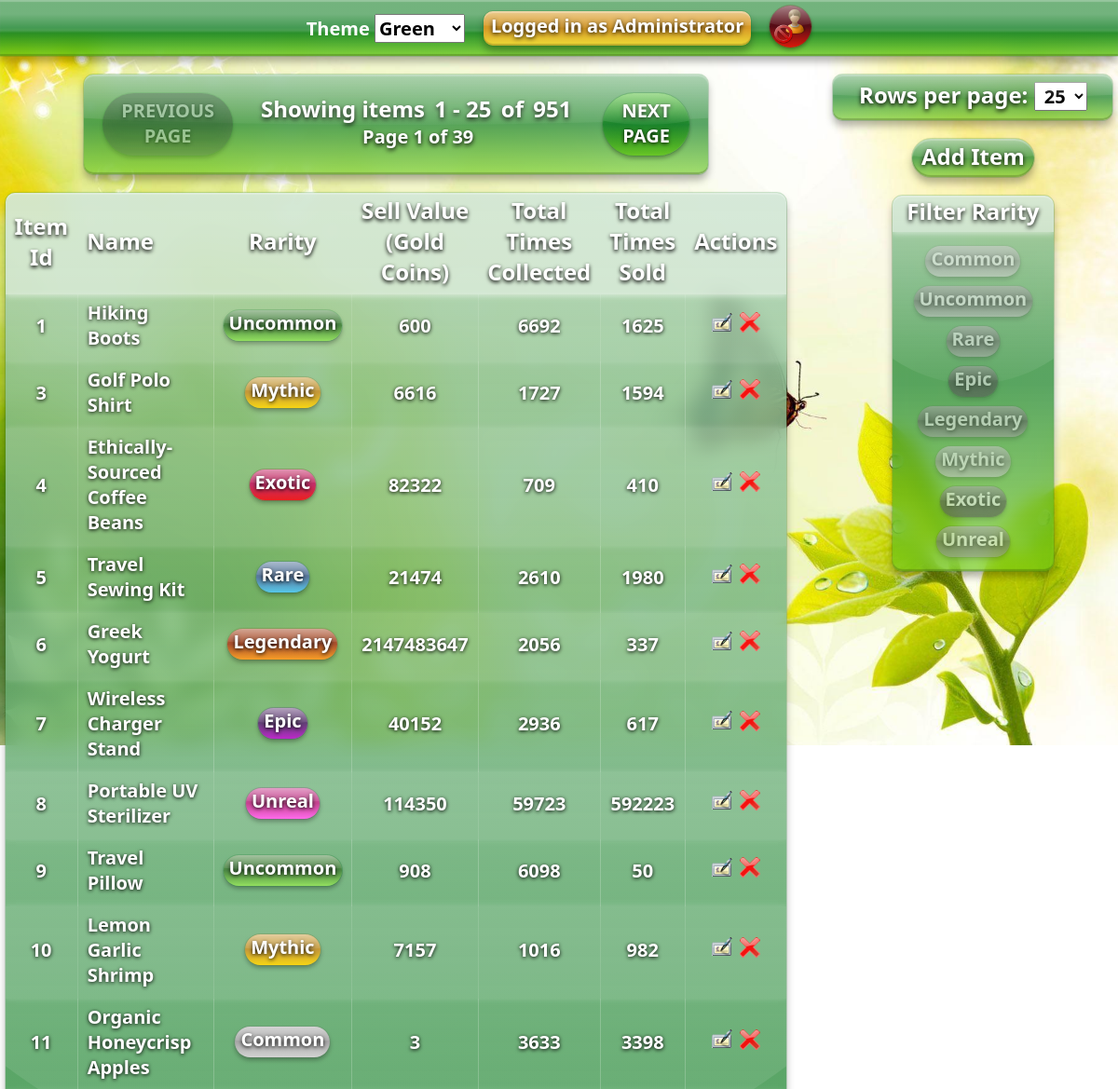
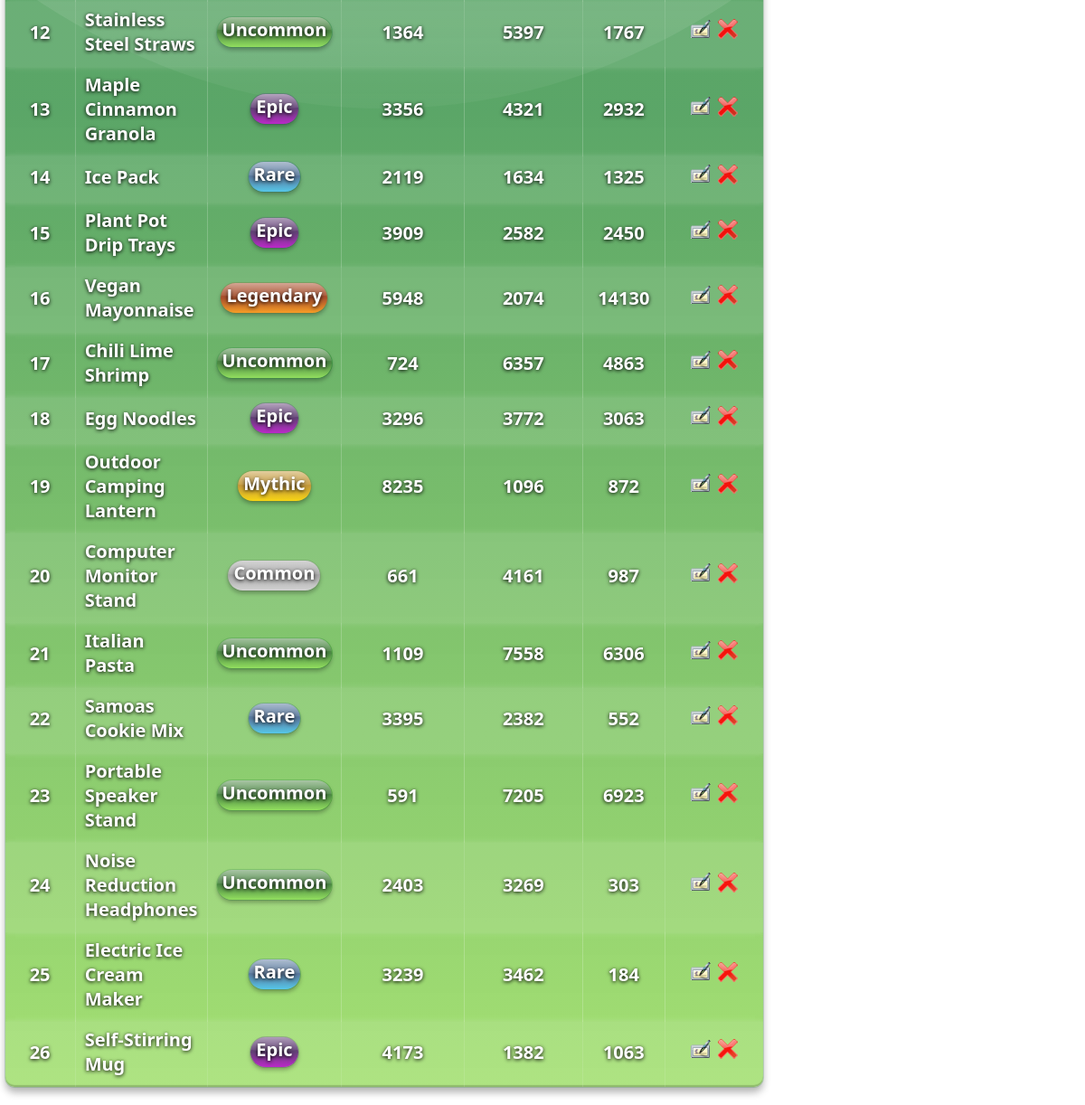
The page /website/items_table.php (signed in) on the database its author committed (2 pictures, top to bottom).
### tables this page shows
CREATE TABLE `users` (
  `user_id` int(10) NOT NULL,
  `user_username` varchar(20) NOT NULL,
  `user_password` varchar(50) NOT NULL,
  `user_display_name` varchar(30) NOT NULL,
  `user_access_level` int(3) NOT NULL
);

CREATE TABLE `items` (
  `item_id` int(11) NOT NULL,
  `item_name` varchar(50) DEFAULT NULL,
  `item_description` varchar(50) DEFAULT NULL,
  `item_rarity` varchar(9) DEFAULT NULL,
  `item_sell_value` int(11) DEFAULT NULL,
  `item_total_times_collected` int(11) DEFAULT NULL,
  `item_total_times_sold` int(11) DEFAULT NULL
);

### website/operations/user/get_user.php (called while the page is built, shortened)
<?php
    include('../chris_blue/inc/dbconnect.php');
    if(isset($_COOKIE['user'])) {
        $username = htmlspecialchars($_COOKIE['user'], ENT_QUOTES, 'UTF-8');
        $user_sql = "SELECT * FROM users WHERE user_username = ?";
        $user_stmt = $dbconnect->prepare($user_sql);
        $user_stmt->bind_param('s', $username);
        $user_stmt->execute();
        $user_result = $user_stmt->get_result();
        if (mysqli_num_rows($user_result) > 0) {
            while($row = mysqli_fetch_assoc($user_result)) {
                $user_display_name = $row['user_display_name'];
                $user_access_level = $row['user_access_level'];
            }
        }
    }
?>

### website/items_table.php (the view, shortened to what this page needs)
<?php
    include("inc/dbconnect.php");
    $num_of_rows = isset($_SESSION['num_of_rows']) ? filter_var($_SESSION['num_of_rows'], FILTER_SANITIZE_NUMBER_INT) : 25;
	$rarities = isset($_SESSION['rarities']) ? $_SESSION['rarities'] : array();
	$rarity_placeholders = (count($rarities) > 0 ? '?' : '') . (count($rarities) > 1 ? str_repeat(', ?', count($rarities) - 1) : '');
	$table_paramtypes = str_repeat('s', count($rarities));
	$table_paramtypes_limit = $table_paramtypes . 'ii';
	$table_bindparams = $rarities;
	$table_bindparams_limit = $table_bindparams;
	array_push($table_bindparams_limit, $num_of_rows);
	if ($rarity_placeholders != "") {
		$sql = "SELECT COUNT(*) as count FROM items WHERE item_rarity IN ($rarity_placeholders)";
	}
	else {
		$sql = "SELECT COUNT(*) as count FROM items";
	}
	$stmt = $dbconnect -> prepare($sql);
	$stmt -> execute();
	$result = $stmt -> get_result();
	$total_items = mysqli_fetch_assoc($result)['count'];
	$current_page = max(isset($_GET['page']) ? (int)$_GET['page'] : 1, 1);
	$offset = ($current_page - 1) * $num_of_rows;
	$total_pages = ceil($total_items / $num_of_rows);
	array_push($table_bindparams_limit, $offset);
	if ($rarity_placeholders != "") {
		$table_sql = "SELECT * FROM items WHERE item_rarity IN ($rarity_placeholders) LIMIT ? OFFSET ?";
	}
	else {
		$table_sql = "SELECT * FROM items LIMIT ? OFFSET ?";
	}
    $stmt = $dbconnect -> prepare($table_sql);
	$stmt -> bind_param($table_paramtypes_limit, ...$table_bindparams_limit);
    $stmt -> execute();
    $table_limit_result = $stmt -> get_result();
?>
<!DOCTYPE html>
<html>
    <head>
        <link rel="stylesheet" type="text/css" href="css/styles.css">
        <link rel="stylesheet" type="text/css" href="css/themes.css">
    </head>
	<body>
		<?php include($_SERVER['DOCUMENT_ROOT'] . "/chris_blue/inc/navigation.php"); ?>
        <div class="background"></div>
        <main>
			<div class="table">
				<div class="frutiger-tile pagination">
					<div class="pagination-button" style="justify-content: right">
						<a <?php if ($current_page > 1) { echo 'href="?page=' . $current_page - 1 . '"'; } ?> class="frutiger-tile <?php if ($current_page <= 1) { echo 'disabled'; } ?>" draggable="false">PREVIOUS PAGE</a>
					</div>
					<h1>Showing items <span class="num"><?php echo 1 + $offset; ?> - <?php echo mysqli_num_rows($table_limit_result) + $offset; ?></span> of <span class="num"><?php echo $total_items ?></span>
						<span class="page">Page <?php echo $current_page; ?> of <?php echo $total_pages ?></span>
					</h1>
					<div class="pagination-button" style="justify-content: left">
						<a <?php if ($current_page < $total_pages) { echo 'href="?page=' . $current_page + 1 . '"'; } ?> class="frutiger-tile <?php if ($current_page >= $total_pages) { echo 'disabled'; } ?>" draggable="false">NEXT PAGE</a>
					</div>
				</div>
				<table class="frutiger-tile">
					<tr>
						<th style="text-align: center">Item<br>Id</th>
						<th>Name</th>
						<th style="text-align: center">Rarity</th>
						<th style="text-align: center">Sell Value<br>(Gold Coins)</th>
						<th style="text-align: center">Total Times<br>Collected</th>
						<th style="text-align: center">Total Times<br>Sold</th>
						<?php if ($user_access_level == -1): ?>
						<th style="text-align: center">Actions</th>
						<?php endif ?>
					</tr>
					<?php
						if (mysqli_num_rows($table_limit_result) > 0) {
							while ($row = mysqli_fetch_assoc($table_limit_result)) { ?>
							<tr id="item_row_<?php echo $row['item_id'] ?>">
								<td class="item-id" style="text-align: center"><?php echo $row['item_id'] ?></td>
								<td class="item-name item-display"><?php echo $row['item_name'] ?></td>
								<td class="rarity item-display"><span class="frutiger-tile <?php echo $row['item_rarity'] ?>"><?php echo $row['item_rarity'] ?></span></td>
								<td class="item-sell-value item-display" style="text-align: center"><?php echo $row['item_sell_value'] ?></td>
								<td class="item-total-times-collected item-display" style="text-align: center"><?php echo $row['item_total_times_collected'] ?></td>
								<td class="item-total-times-sold item-display" style="text-align: center"><?php echo $row['item_total_times_sold'] ?></td>
								<?php if ($user_access_level == -1): ?>
								<td class="admin-actions item-display" style="text-align: center">
									<button style="background-image: url('images/icons/edit.png')" title="Edit Item"
										onclick="EditItem(<?php echo $row['item_id'] ?>, {
											'name': '<?php echo $row['item_name'] ?>',
											'rarity': '<?php echo $row['item_rarity'] ?>',
											'sell_value': <?php echo $row['item_sell_value'] ?>,
											'times_collected': <?php echo $row['item_total_times_collected'] ?>,
											'times_sold': <?php echo $row['item_total_times_sold'] ?>
										})">
									</button>
									<button style="background-image: url('images/icons/delete.png')" title="Delete Item"
										onclick="ConfirmationPopup('Are you sure?', 'This will permanently delete Item ID <?php echo $row['item_id'] ?> (\'<?php echo $row['item_name'] ?>\') from the database.', 'delete_item', {'itemId': <?php echo $row['item_id'] ?>})">
									</button>
								</td>
								<?php endif ?>
							</tr>
							<?php }
						}
					?>
				</table>
			</div>
			<div class="charts">
				<div class="frutiger-tile stats">
					<h1>Rows per page: <form action="items_table.php" method="post" id="rows" style="display: inline">
							<select name="num_of_rows" form="rows" onchange="this.form.submit()" >
								<option value="25" <?php if ($num_of_rows == 25): ?>selected<?php endif ?>>25</option>
							</select>
						</form>
					</h1>
				</div>
				<div class="table-buttons">
					<button class="frutiger-tile" id="table-add-item" onclick="ShowAddItem()">
						Add Item
					</button>
				</div>
				<div class="frutiger-tile filters">
					<h1>Filter Rarity</h1>
					<form action="items_table.php" method="post" class="rarity-list">
						<?php
							$rarities_sql = "SELECT DISTINCT item_rarity FROM items";
							$rarities_stmt = $dbconnect -> prepare($rarities_sql);
							$rarities_stmt -> execute();
							$rarities_result = $rarities_stmt -> get_result();
							if (mysqli_num_rows($rarities_result) > 0) {
								$rarityOrder = ['Common', 'Uncommon', 'Rare', 'Epic', 'Legendary', 'Mythic', 'Exotic', 'Unreal'];
								while ($row = mysqli_fetch_assoc($rarities_result)) {
									if (in_array($row['item_rarity'], $rarityOrder)) { ?>
										<button name="rarity" value="<?php echo $row['item_rarity']; ?>" style="order: <?php echo array_search($row['item_rarity'], $rarityOrder) ?>" class="frutiger-tile rarity <?php echo $row['item_rarity']; ?> <?php if(!in_array($row['item_rarity'], $rarities)) echo "not-selected"; ?>"><?php echo $row['item_rarity']; ?></button>
									<?php }
								}
							}
						?>
					</form>
				</div>
			</div>
        </main>
    </body>
</html>

### website/inc/navigation.php (shortened to what this page needs)
<?php
    include("../chris_blue/operations/user/get_user.php");
?>
<nav class="frutiger-menu">
    <div class="container">
        <div class="theme">
            <label>Theme
                <select id="theme">
                    <option value="green" selected>Green</option>
                </select>
            </label>
        </div>
        <?php if (isset($_COOKIE['user'])): ?>
        <a href="user.php" class="user frutiger-tile" draggable="false">Logged in as <span><?php echo $user_display_name ?></span></a>
        <form action="/chris_blue/operations/user/logout.php" method="post" id="logout">
            <button class="logout frutiger-tile" form="logout">
                <?php if ($_COOKIE['user'] == 'chrisblue'): ?>
                <img src="/chris_blue/images/icons/chris_blue.jpg" id="chris_blue" draggable="false">
                <?php else: ?>
                <img src="/chris_blue/images/icons/gameux_212-9.png" draggable="false">
                <?php endif ?>
            </button>
        </form>
        <?php endif ?>
    </div>
</nav>

### website/css/themes.css (style rules this page uses)
:root { --frutiger-tile-grad: linear-gradient(rgba(167, 167, 167, 0.7) 50%, rgba(228, 228, 228, 0.6)); --frutiger-menu-grad: linear-gradient(rgba(167, 167, 167, 1) 50%, rgba(228, 228, 228, 0.8)); --frutiger-button-grad: linear-gradient(rgba(220, 220, 220, 0.8), rgba(167, 167, 167, 0.8), rgba(228, 228, 228, 0.7)); --frutiger-outline: 1px solid rgba(161, 161, 161, 0.2); --frutiger-glossy-grad: linear-gradient(10deg, rgba(230, 230, 230, 0.5), rgba(200, 200, 200, 0.5)); --popup-bg: rgba(0, 0, 0, 0.5); }
.green { --frutiger-bg: url('../images/backgrounds/asadal_stock_4.jpg'); --frutiger-tile-grad: linear-gradient(rgba(21, 128, 39, 0.7) 50%, rgba(103, 202, 21, 0.6)); --frutiger-menu-grad: linear-gradient(rgba(21, 128, 39, 1) 50%, rgba(103, 202, 21, 0.8)); --frutiger-button-grad: linear-gradient(rgba(56, 184, 17, 0.8), rgba(21, 128, 39, 0.8), rgba(103, 202, 21, 0.7)); --frutiger-outline: 1px solid rgba(21, 128, 39, 0.2); --frutiger-glossy-grad: linear-gradient(10deg, rgba(103, 202, 21, 0.5), rgba(21, 128, 39, 0.5)); }

### rows shown on the page
users: user_display_name "Administrator"
items: item_id "1", item_name "Hiking Boots", item_rarity "Uncommon", item_sell_value "600", item_total_times_collected "6692", item_total_times_sold "1625"
items: item_id "3", item_name "Golf Polo Shirt", item_rarity "Mythic", item_sell_value "6616", item_total_times_collected "1727", item_total_times_sold "1594"
items: item_id "4", item_name "Ethically-Sourced Coffee Beans", item_rarity "Exotic", item_sell_value "82322", item_total_times_collected "709", item_total_times_sold "410"
items: item_id "5", item_name "Travel Sewing Kit", item_rarity "Rare", item_sell_value "21474", item_total_times_collected "2610", item_total_times_sold "1980"
items: item_id "6", item_name "Greek Yogurt", item_rarity "Legendary", item_sell_value "2147483647", item_total_times_collected "2056", item_total_times_sold "337"
items: item_id "7", item_name "Wireless Charger Stand", item_rarity "Epic", item_sell_value "40152", item_total_times_collected "2936", item_total_times_sold "617"
items: item_id "8", item_name "Portable UV Sterilizer", item_rarity "Unreal", item_sell_value "114350", item_total_times_collected "59723", item_total_times_sold "592223"
items: item_id "9", item_name "Travel Pillow", item_rarity "Uncommon", item_sell_value "908", item_total_times_collected "6098", item_total_times_sold "50"
items: item_id "10", item_name "Lemon Garlic Shrimp", item_rarity "Mythic", item_sell_value "7157", item_total_times_collected "1016", item_total_times_sold "982"
items: item_id "11", item_name "Organic Honeycrisp Apples", item_rarity "Common", item_sell_value "3", item_total_times_collected "3633", item_total_times_sold "3398"
items: item_id "12", item_name "Stainless Steel Straws", item_rarity "Uncommon", item_sell_value "1364", item_total_times_collected "5397", item_total_times_sold "1767"
items: item_id "13", item_name "Maple Cinnamon Granola", item_rarity "Epic", item_sell_value "3356", item_total_times_collected "4321", item_total_times_sold "2932"
items: item_id "14", item_name "Ice Pack", item_rarity "Rare", item_sell_value "2119", item_total_times_collected "1634", item_total_times_sold "1325"
items: item_id "15", item_name "Plant Pot Drip Trays", item_rarity "Epic", item_sell_value "3909", item_total_times_collected "2582", item_total_times_sold "2450"
items: item_id "16", item_name "Vegan Mayonnaise", item_rarity "Legendary", item_sell_value "5948", item_total_times_collected "2074", item_total_times_sold "14130"
items: item_id "17", item_name "Chili Lime Shrimp", item_rarity "Uncommon", item_sell_value "724", item_total_times_collected "6357", item_total_times_sold "4863"
items: item_id "18", item_name "Egg Noodles", item_rarity "Epic", item_sell_value "3296", item_total_times_collected "3772", item_total_times_sold "3063"
items: item_id "19", item_name "Outdoor Camping Lantern", item_rarity "Mythic", item_sell_value "8235", item_total_times_collected "1096", item_total_times_sold "872"
items: item_id "20", item_name "Computer Monitor Stand", item_rarity "Common", item_sell_value "661", item_total_times_collected "4161", item_total_times_sold "987"
items: item_id "21", item_name "Italian Pasta", item_rarity "Uncommon", item_sell_value "1109", item_total_times_collected "7558", item_total_times_sold "6306"
items: item_id "22", item_name "Samoas Cookie Mix", item_rarity "Rare", item_sell_value "3395", item_total_times_collected "2382", item_total_times_sold "552"
items: item_id "23", item_name "Portable Speaker Stand", item_rarity "Uncommon", item_sell_value "591", item_total_times_collected "7205", item_total_times_sold "6923"
items: item_id "24", item_name "Noise Reduction Headphones", item_rarity "Uncommon", item_sell_value "2403", item_total_times_collected "3269", item_total_times_sold "303"
items: item_id "25", item_name "Electric Ice Cream Maker", item_rarity "Rare", item_sell_value "3239", item_total_times_collected "3462", item_total_times_sold "184"
items: item_id "26", item_name "Self-Stirring Mug", item_rarity "Epic", item_sell_value "4173", item_total_times_collected "1382", item_total_times_sold "1063"

### other values the page prints
1 + $offset "1"
mysqli_num_rows($table_limit_result) + $offset "25"
$total_items "951"
$current_page "1"
$total_pages "39"
$row['item_rarity'] "Uncommon"
$row['item_rarity'] "Mythic"
$row['item_rarity'] "Exotic"
$row['item_rarity'] "Rare"
$row['item_rarity'] "Legendary"
$row['item_rarity'] "Epic"
$row['item_rarity'] "Unreal"
$row['item_rarity'] "Common"
